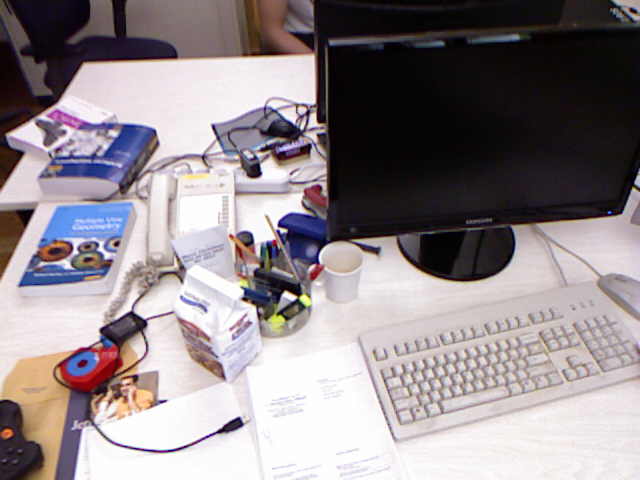
#> input picture pics/test.png, 640 x 480 px, found by its file name
$ python 2DFilterTest.py
#> lines starting #> are read from the running program, lines starting #| are printed output that depends on the picture
import cv2
import numpy as np
import matplotlib.pylab  as plt

img = cv2.imread('pics/test.png')
#> img is the input picture: shape (480, 640, 3); mean B, G, R 140.4, 136.6, 145.3
kernel = np.ones((5,5),np.float32)/25
dst = cv2.filter2D(img,-1,kernel)
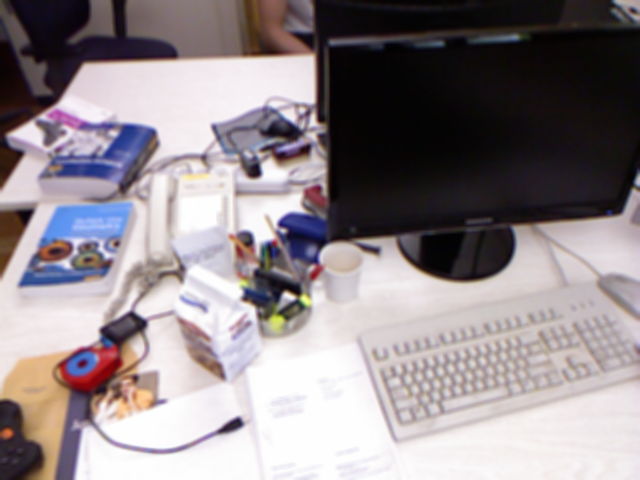
#> dst: shape (480, 640, 3); mean B, G, R 140.4, 136.6, 145.3

plt.subplot(121),plt.imshow(img),plt.title('Original')
plt.xticks([]), plt.yticks([])
plt.subplot(122),plt.imshow(dst),plt.title('Averaging')
plt.xticks([]), plt.yticks([])
plt.show()
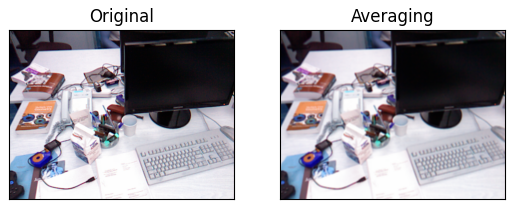
#> figure drawn by matplotlib, 2 panels; B, G, R data is drawn as R, G, B
